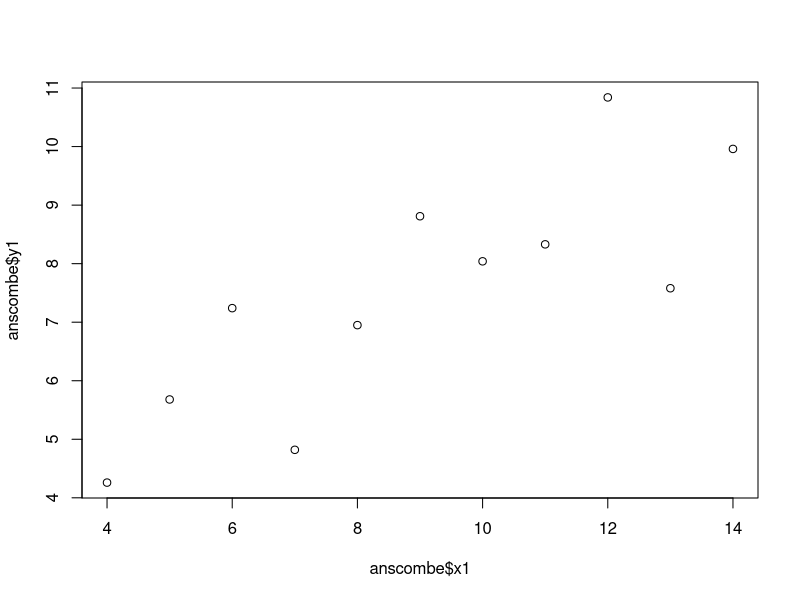
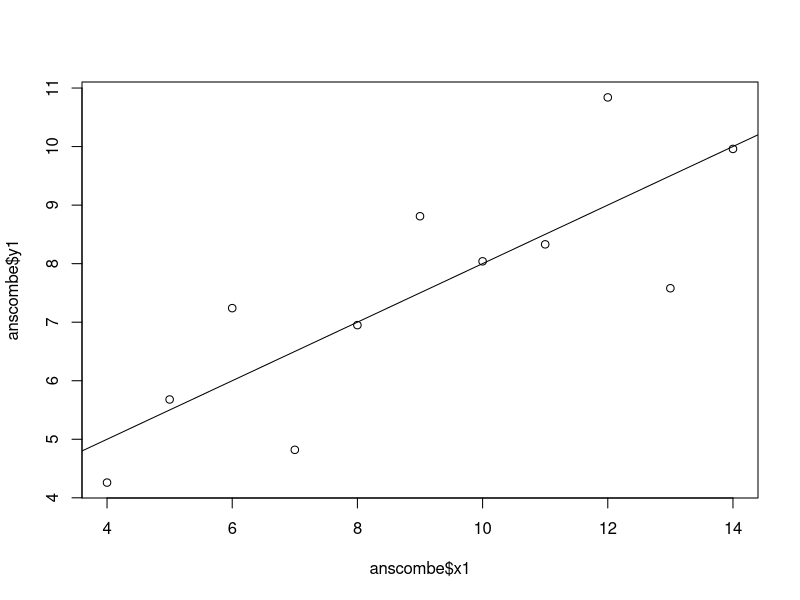
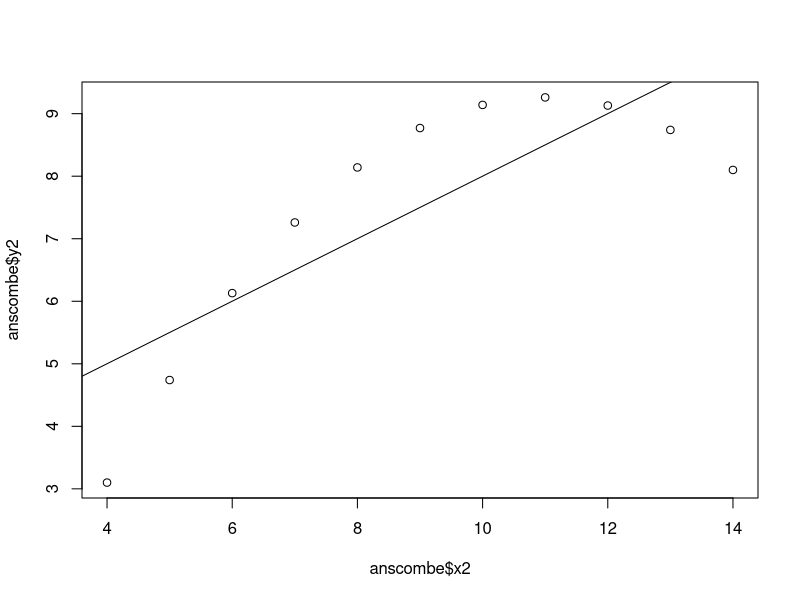
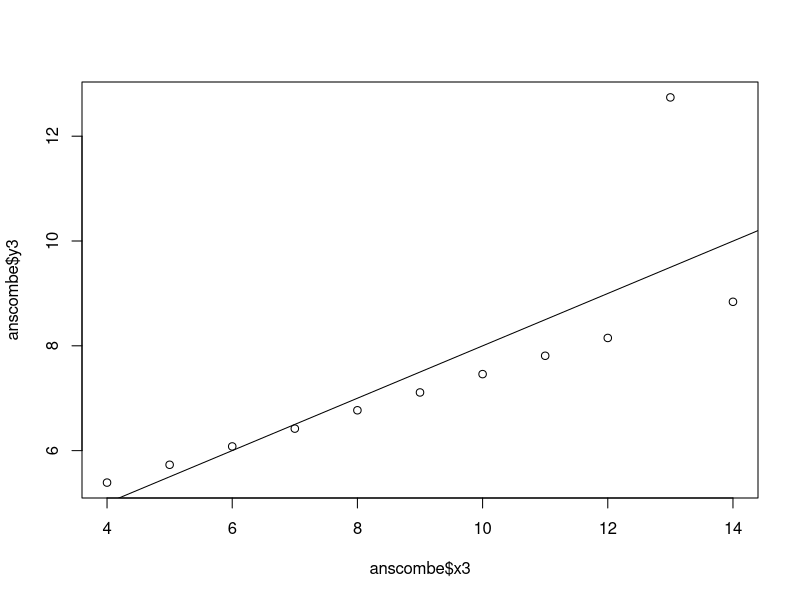
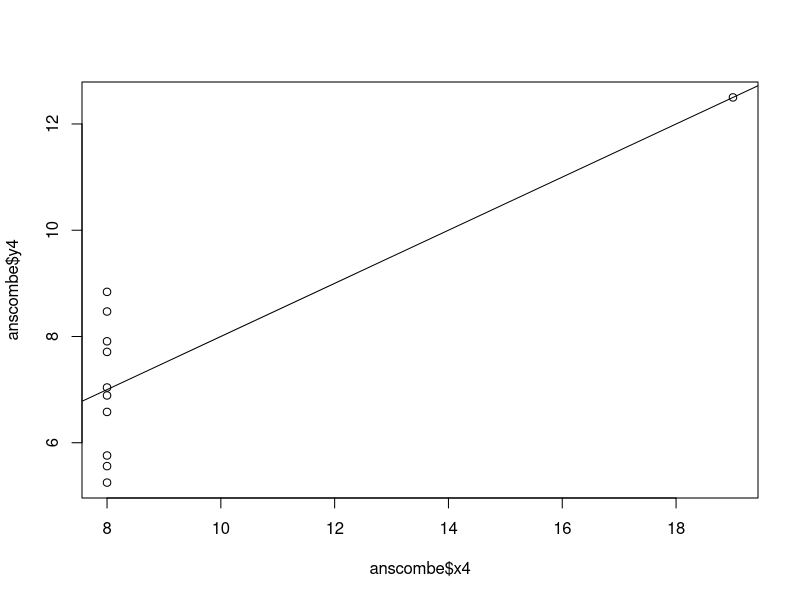
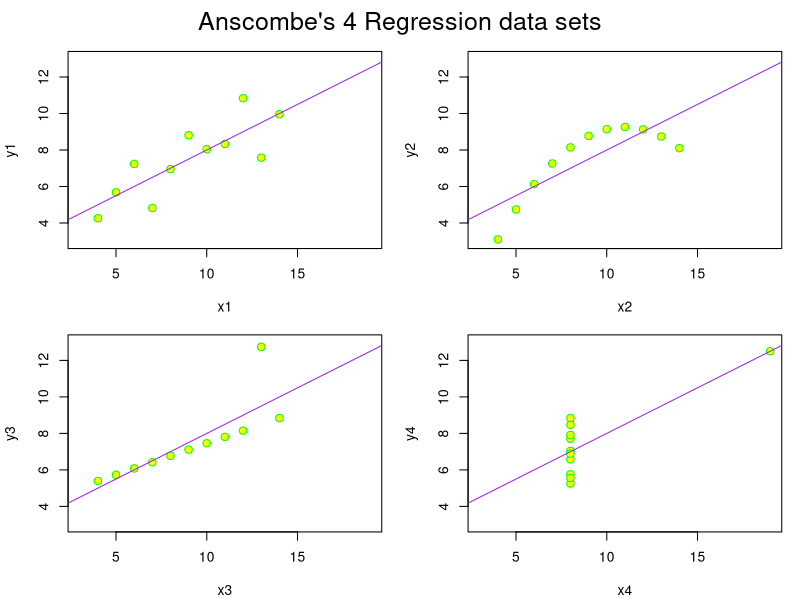

Generate these figures, in order, with R:
## Data Visualization
## Objective: Identify data or model problems using visualization
## Anscombe (1973) Quartlet

data(anscombe)  # Load Anscombe's data
View(anscombe) # View the data
summary(anscombe)

## Simple version
plot(anscombe$x1,anscombe$y1)
summary(anscombe)

# Create four model objects
lm1 <- lm(y1 ~ x1, data=anscombe)
summary(lm1)
lm2 <- lm(y2 ~ x2, data=anscombe)
summary(lm2)
lm3 <- lm(y3 ~ x3, data=anscombe)
summary(lm3)
lm4 <- lm(y4 ~ x4, data=anscombe)
summary(lm4)
plot(anscombe$x1,anscombe$y1)
abline(coefficients(lm1))
plot(anscombe$x2,anscombe$y2)
abline(coefficients(lm2))
plot(anscombe$x3,anscombe$y3)
abline(coefficients(lm3))
plot(anscombe$x4,anscombe$y4)
abline(coefficients(lm4))


## Fancy version (per help file)

ff <- y ~ x
mods <- setNames(as.list(1:4), paste0("lm", 1:4))

# Plot using for loop
for(i in 1:4) {
  ff[2:3] <- lapply(paste0(c("y","x"), i), as.name)
  ## or   ff[[2]] <- as.name(paste0("y", i))
  ##      ff[[3]] <- as.name(paste0("x", i))
  mods[[i]] <- lmi <- lm(ff, data = anscombe)
  print(anova(lmi))
}

sapply(mods, coef)  # Note the use of this function
lapply(mods, function(fm) coef(summary(fm)))

# Preparing for the plots
op <- par(mfrow = c(2, 2), mar = 0.1+c(4,4,1,1), oma =  c(0, 0, 2, 0))

# Plot charts using for loop
for(i in 1:4) {
  ff[2:3] <- lapply(paste0(c("y","x"), i), as.name)
  plot(ff, data = anscombe, col = "green", pch = 21, bg = "yellow", cex = 1.2,
       xlim = c(3, 19), ylim = c(3, 13))
  abline(mods[[i]], col = "purple")
}
mtext("Anscombe's 4 Regression data sets", outer = TRUE, cex = 1.5)
par(op)

